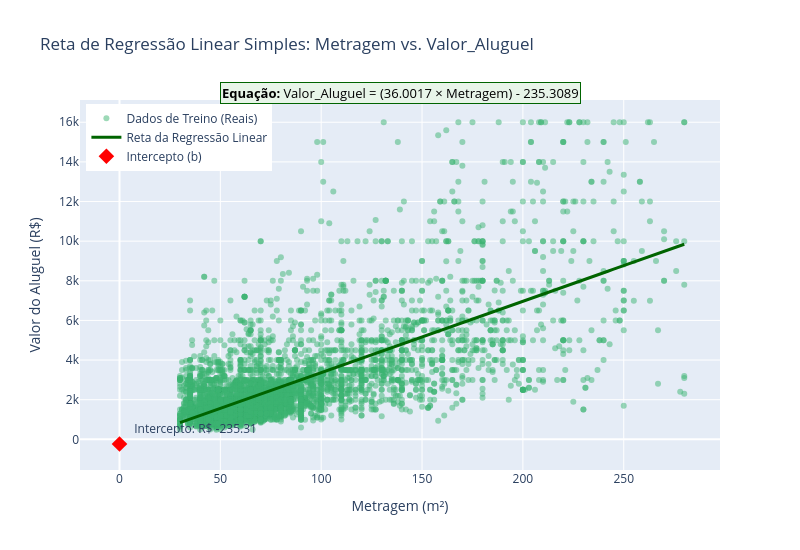

Notebook cell for this chart:
### Markdown cell above
B) Plote o intercept_ e coef_ e monte de forma extensa a equação da reta.

### Code cell
coef_angular = modelo_simples.coef_[0]
intercepto = modelo_simples.intercept_

sinal_intercepto = "+" if intercepto >= 0 else "-"
equacao_extensa = (
    f"Valor_Aluguel = ({coef_angular:.4f} × Metragem) {sinal_intercepto} {abs(intercepto):.4f}"
)

print("=" * 60)
print("EQUAÇÃO EXTENSA DA RETA DA REGRESSÃO LINEAR SIMPLES:")
print(f" {equacao_extensa}")
print("=" * 60)
print(f"• Coeficiente Angular (a / Inclinação): {coef_angular:.4f}")
print(f"• Intercepto (b / Ponto de Corte no Eixo Y): {intercepto:.4f}\n")

x_range = np.linspace(X_train_simples["Metragem"].min(), X_train_simples["Metragem"].max(), 100)
y_range = modelo_simples.predict(pd.DataFrame({"Metragem": x_range}))
fig = go.Figure()
fig.add_trace(
    go.Scatter(
        x=X_train_simples["Metragem"],
        y=y_train,
        mode="markers",
        name="Dados de Treino (Reais)",
        marker=dict(color="mediumseagreen", opacity=0.5, size=6),
    )
)
fig.add_trace(
    go.Scatter(
        x=x_range,
        y=y_range,
        mode="lines",
        name="Reta da Regressão Linear",
        line=dict(color="darkgreen", width=3),
    )
)
fig.add_trace(
    go.Scatter(
        x=[0],
        y=[intercepto],
        mode="markers+text",
        name="Intercepto (b)",
        marker=dict(color="red", size=12, symbol="diamond"),
        text=[f"  Intercepto: R$ {intercepto:.2f}"],
        textposition="top right",
    )
)
fig.update_layout(
    title="Reta de Regressão Linear Simples: Metragem vs. Valor_Aluguel",
    xaxis_title="Metragem (m²)",
    yaxis_title="Valor do Aluguel (R$)",
    legend=dict(x=0.01, y=0.99),
    width=800,
    height=550,
    annotations=[
        dict(
            x=0.5,
            y=1.05,
            xref="paper",
            yref="paper",
            text=f"<b>Equação:</b> {equacao_extensa}",
            showarrow=False,
            font=dict(size=13, color="black"),
            bgcolor="#E8F5E9",
            bordercolor="darkgreen",
            borderwidth=1,
        )
    ],
)

fig.show()

### Figure 1 — Plotly figure (JSON) as saved in the notebook; plotly's stock layout.template omitted (floating-point values rounded to 4 significant figures; data arrays with more than 128 entries replaced by an {"elided": "..."} marker saying what was removed)
{"data": [{"marker": {"color": "mediumseagreen", "opacity": 0.5, "size": 6}, "mode": "markers", "name": "Dados de Treino (Reais)", "type": "scatter", "x": {"elided": "5612 int values"}, "y": {"elided": "5612 float values"}}, {"line": {"color": "darkgreen", "width": 3}, "mode": "lines", "name": "Reta da Regressão Linear", "type": "scatter", "x": [30.0, 32.53, 35.05, 37.58, 40.1, 42.63, 45.15, 47.68, 50.2, 52.73, 55.25, 57.78, 60.3, 62.83, 65.35, 67.88, 70.4, 72.93, 75.45, 77.98, 80.51, 83.03, 85.56, 88.08, 90.61, 93.13, 95.66, 98.18, 100.7, 103.2, 105.8, 108.3, 110.8, 113.3, 115.9, 118.4, 120.9, 123.4, 126.0, 128.5, 131.0, 133.5, 136.1, 138.6, 141.1, 143.6, 146.2, 148.7, 151.2, 153.7, 156.3, 158.8, 161.3, 163.8, 166.4, 168.9, 171.4, 173.9, 176.5, 179.0, 181.5, 184.0, 186.6, 189.1, 191.6, 194.1, 196.7, 199.2, 201.7, 204.2, 206.8, 209.3, 211.8, 214.3, 216.9, 219.4, 221.9, 224.4, 227.0, 229.5, 232.0, 234.5, 237.1, 239.6, 242.1, 244.6, 247.2, 249.7, 252.2, 254.7, 257.3, 259.8, 262.3, 264.8, 267.4, 269.9, 272.4, 274.9, 277.5, 280.0], "y": [844.7, 935.7, 1027.0, 1117.0, 1208.0, 1299.0, 1390.0, 1481.0, 1572.0, 1663.0, 1754.0, 1845.0, 1936.0, 2027.0, 2118.0, 2208.0, 2299.0, 2390.0, 2481.0, 2572.0, 2663.0, 2754.0, 2845.0, 2936.0, 3027.0, 3118.0, 3208.0, 3299.0, 3390.0, 3481.0, 3572.0, 3663.0, 3754.0, 3845.0, 3936.0, 4027.0, 4118.0, 4209.0, 4299.0, 4390.0, 4481.0, 4572.0, 4663.0, 4754.0, 4845.0, 4936.0, 5027.0, 5118.0, 5209.0, 5299.0, 5390.0, 5481.0, 5572.0, 5663.0, 5754.0, 5845.0, 5936.0, 6027.0, 6118.0, 6209.0, 6300.0, 6390.0, 6481.0, 6572.0, 6663.0, 6754.0, 6845.0, 6936.0, 7027.0, 7118.0, 7209.0, 7300.0, 7391.0, 7481.0, 7572.0, 7663.0, 7754.0, 7845.0, 7936.0, 8027.0, 8118.0, 8209.0, 8300.0, 8391.0, 8481.0, 8572.0, 8663.0, 8754.0, 8845.0, 8936.0, 9027.0, 9118.0, 9209.0, 9300.0, 9391.0, 9482.0, 9572.0, 9663.0, 9754.0, 9845.0]}, {"marker": {"color": "red", "size": 12, "symbol": "diamond"}, "mode": "markers+text", "name": "Intercepto (b)", "text": ["  Intercepto: R$ -235.31"], "textposition": "top right", "type": "scatter", "x": [0], "y": [-235.3]}], "layout": {"annotations": [{"bgcolor": "#E8F5E9", "bordercolor": "darkgreen", "borderwidth": 1, "font": {"color": "black", "size": 13}, "showarrow": false, "text": "<b>Equação:</b> Valor_Aluguel = (36.0017 × Metragem) - 235.3089", "x": 0.5, "xref": "paper", "y": 1.05, "yref": "paper"}], "height": 550, "legend": {"x": 0.01, "y": 0.99}, "title": {"text": "Reta de Regressão Linear Simples: Metragem vs. Valor_Aluguel"}, "width": 800, "xaxis": {"title": {"text": "Metragem (m²)"}}, "yaxis": {"title": {"text": "Valor do Aluguel (R$)"}}}}
